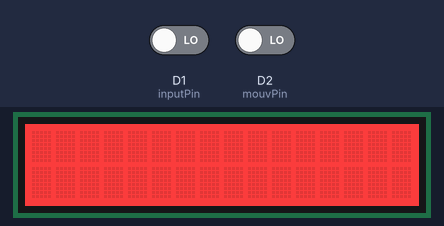
Bench run of a program on a simulated Arduino MKR. Shown: 16×2 character LCD. Inputs (shaded band) come from the test bench; at power-on: D1 (inputPin) LOW, D2 (mouvPin) LOW.

Above: at 1.2 s.
1.3 s: D1 (inputPin) driven HIGH
At 3.3 s:
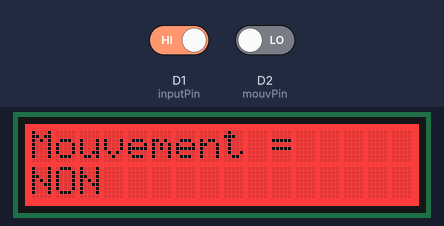
5.4 s: D2 (mouvPin) driven HIGH
At 9.2 s:
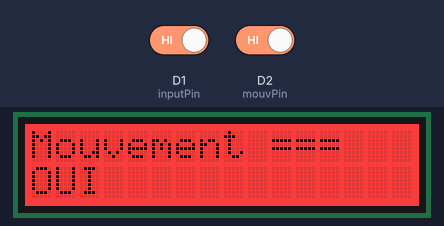
9.5 s: D1 (inputPin) driven LOW
11.0 s: D2 (mouvPin) driven LOW
At 13.4 s:
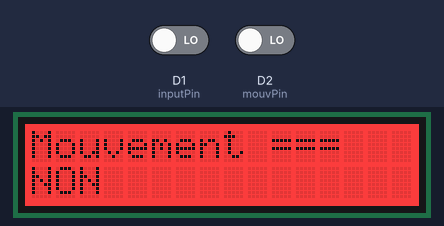
Timing chart, 0 to 14.7 s (numbered marks = the images above; inputs shaded):
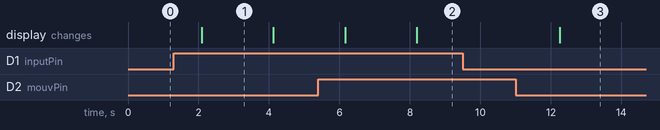

Measured:
- after the input at 1.3 s, the display: changes after 0.79 s (image 1)
- after the input at 5.4 s, the display: first differs from a run without the input after 2.8 s (image 2)
- after the input at 9.5 s, every drawn part: stays the same
- after the input at 11.0 s, the display: changes after 1.3 s (image 3)
- what the display in image 1 shows lasts 2.0 s, from 2.1 s to 4.1 s

The program:

main.cpp
```cpp
#include <Arduino.h>
#include <Wire.h>
#include "DFRobot_RGBLCD1602.h"
//declaration des broches et des variables necessaires
int inputPin = 1;
int mouvPin = 2;
int tempPin = A3;
int lumPin = A1;
int tmp=0;

//initialisation des couleurs
const int colorR = 255;
const int colorG = 0;
const int colorB = 0;
//instanciation de notre lCD
 DFRobot_RGBLCD1602 lcd(0x60 ,16,2);

 //pour cette fonction j'ai la trouve dans ce lien directement et je l'ai utilise pour effacer une certain ligne
//la source est : https://forum.arduino.cc/t/how-to-delete-line-on-lcd/206905/11
void clearLCD(int line)
{
        lcd.setCursor(0,line);
        for(int n = 0; n < 16; n++)
        {
                lcd.print(" ");
        }
}

 void setup() {
  //initialisation de nos broches et du lcd
     lcd.init();
     lcd.setRGB(colorR, colorG, colorB);
     pinMode(inputPin, INPUT);
     pinMode(mouvPin, INPUT);
 }


void loop() {

  //recuperation de valeur pour le boutton poussoire
  int val = digitalRead(inputPin);
  //si c;est clicke, y'aura une incrementation
  if (val==HIGH){
    tmp++;
  }
  //utilisation du switch case pour changer du texte affiche et faire le traitmenet necessaire selon l'ordre suivant
  // mouvement --> temperature -->lumiere
  switch (tmp){
  case 1:{
    //pour le mouvement , on recupere la valeur puis on affiche s'il yavait un mouvement ou non
    int mouvStatus = digitalRead(mouvPin);
    clearLCD(1);
    lcd.setCursor(0, 0);
    lcd.print("Mouvement =");
    lcd.setCursor(0, 1);
    if (mouvStatus) {
      lcd.print("OUI");
    }
    else{
      lcd.print("NON");
    }
    delay(1000);
    break;
  }
  case 2:
  {
    //pour la temperature, on fait le traitement necssaire et on affiche la valeur du temperature en celsuis
    uint16_t val2 = analogRead(tempPin);
    float dat = (double) val2 * ( 3.3 / 10.24 );
    clearLCD(1);
    lcd.setCursor(0, 0);
    lcd.print("Temperature =");
    lcd.setCursor(0, 1);
    lcd.print(dat);
    lcd.print(" C");
    delay(1000);
    break;
  }
  case 3:
  {
    //pour la lumiere , on fait le traitement necessaire et on affiche le pourcentage du lumiere.
      int val3 = analogRead(lumPin);
      float lum = ( val3 * 100 ) / 1023;
      clearLCD(1);
      lcd.setCursor(0, 0);
      lcd.print("Luminosite =");
      lcd.setCursor(0, 1);
      lcd.print(lum, DEC);
      lcd.print("%");
    break;
  }
  case 4:{
    //dans le click 4..apres qu'on a passé sur les 3 capteurs, on renitialise la variable pour creer une boucle
    //donc le quatrieme click on retour le tmp a 0--> donc on retour au debut
    tmp = (tmp-1)%3;
    break;
  }

  }
 delay(1000);
}


//ressource :
//https://wiki.dfrobot.com/DFRobot_LM35_Linear_Temperature_Sensor__SKU_DFR0023_#:~:text=The%20DFRobot%20LM35%20Linear%20Temperature,The%20sensitivity%20is%2010mV%2F%E2%84%83.
//https://wiki.dfrobot.com/I2C_TWI_LCD1602_Module__Gadgeteer_Compatible___SKU__DFR0063_
//https://wiki.dfrobot.com/DFRobot_Ambient_Light_Sensor_SKU_DFR0026
//https://wiki.dfrobot.com/Gravity__DS18B20_Temperature_Sensor__Arduino_Compatible__V2_SKU__DFR0024
```
